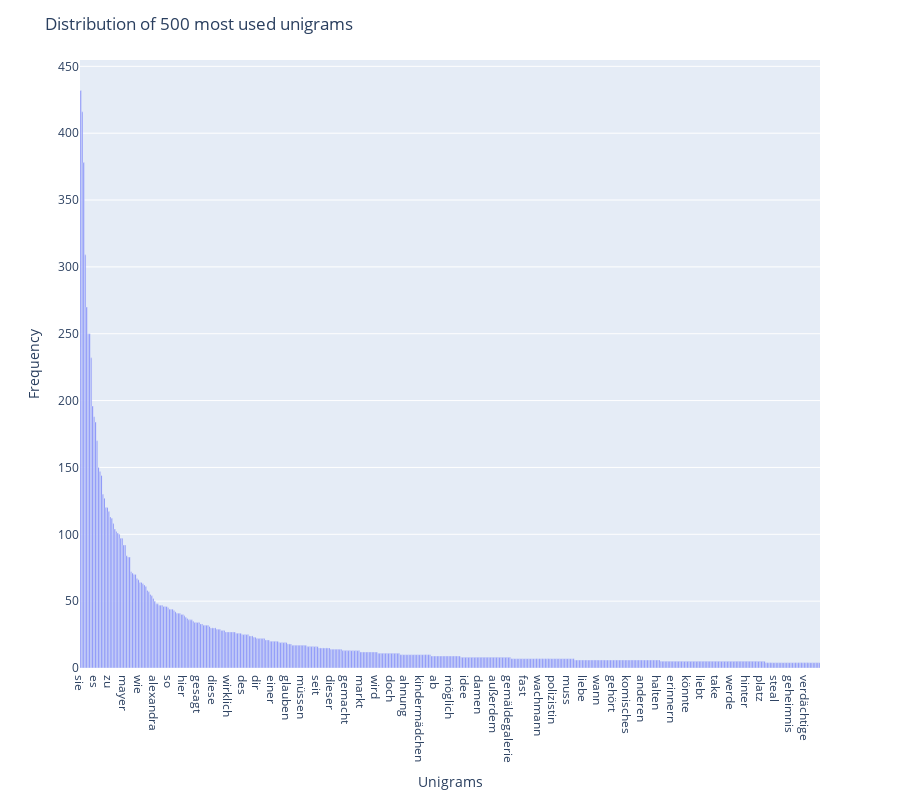

The code cell stored with this chart in its notebook:
### Code cell
unigrams = visualise_common_words_unigram(df,n=500)

### Figure 1 — Plotly figure (JSON) as saved in the notebook; plotly's stock layout.template omitted (floating-point values rounded to 4 significant figures; data arrays with more than 128 entries replaced by an {"elided": "..."} marker saying what was removed)
{"data": [{"alignmentgroup": "True", "hovertemplate": "ReviewText=%{x}<br>count=%{y}<extra></extra>", "legendgroup": "", "marker": {"color": "#636efa"}, "name": "", "offsetgroup": "", "orientation": "v", "showlegend": false, "textposition": "auto", "type": "bar", "x": {"elided": "500 str values"}, "xaxis": "x", "y": {"elided": "500 int values"}, "yaxis": "y"}], "layout": {"barmode": "relative", "height": 800, "legend": {"tracegroupgap": 0}, "margin": {"t": 60}, "title": {"text": "Distribution of 500 most used unigrams"}, "xaxis": {"anchor": "y", "domain": [0, 1], "title": {"text": "Unigrams"}}, "yaxis": {"anchor": "x", "domain": [0, 1], "title": {"text": "Frequency"}}}}
